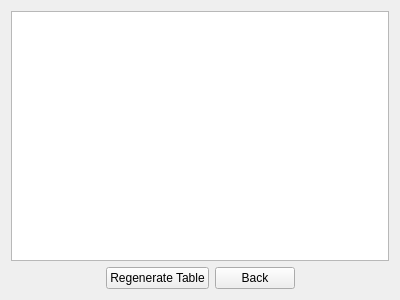
<?xml version="1.0" encoding="UTF-8"?>
<ui version="4.0">
 <class>VigenereFullTableWidget</class>
 <widget class="QWidget" name="VigenereFullTableWidget">
  <property name="geometry">
   <rect>
    <x>0</x>
    <y>0</y>
    <width>400</width>
    <height>300</height>
   </rect>
  </property>
  <property name="windowTitle">
   <string>Form</string>
  </property>
  <layout class="QVBoxLayout" name="verticalLayout">
   <item>
    <widget class="QTableView" name="tableAlphabetView"/>
   </item>
   <item>
    <layout class="QHBoxLayout" name="horizontalLayout">
     <item>
      <spacer name="horizontalSpacer">
       <property name="orientation">
        <enum>Qt::Horizontal</enum>
       </property>
       <property name="sizeHint" stdset="0">
        <size>
         <width>40</width>
         <height>20</height>
        </size>
       </property>
      </spacer>
     </item>
     <item>
      <widget class="QPushButton" name="regenerateButton">
       <property name="text">
        <string>Regenerate Table</string>
       </property>
      </widget>
     </item>
     <item>
      <widget class="QPushButton" name="backButton">
       <property name="text">
        <string>Back</string>
       </property>
      </widget>
     </item>
     <item>
      <spacer name="horizontalSpacer_2">
       <property name="orientation">
        <enum>Qt::Horizontal</enum>
       </property>
       <property name="sizeHint" stdset="0">
        <size>
         <width>40</width>
         <height>20</height>
        </size>
       </property>
      </spacer>
     </item>
    </layout>
   </item>
  </layout>
 </widget>
 <resources/>
 <connections/>
</ui>
